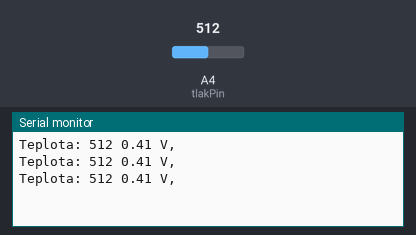
Bench run of a sketch on a simulated Arduino Uno, built with avr-gcc and run on an emulated ATmega328P. Shown: the last lines printed to the serial monitor. Inputs (shaded band) come from the test bench; at power-on: A4 (tlakPin) = 512.

Above: at 1.3 s.
1.4 s: A4 (tlakPin) set to 716
At 1.9 s:
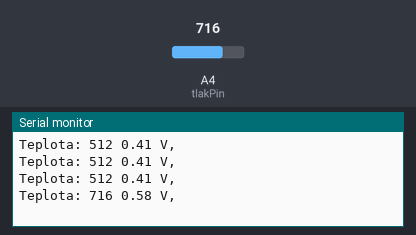
2.9 s: A4 (tlakPin) set to 900
At 3.4 s:
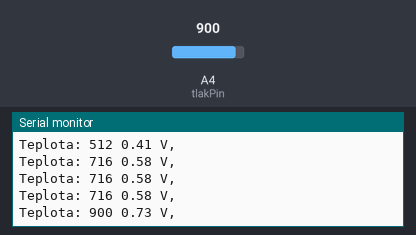
Timing chart, 0 to 5.9 s (numbered marks = the images above; inputs shaded):
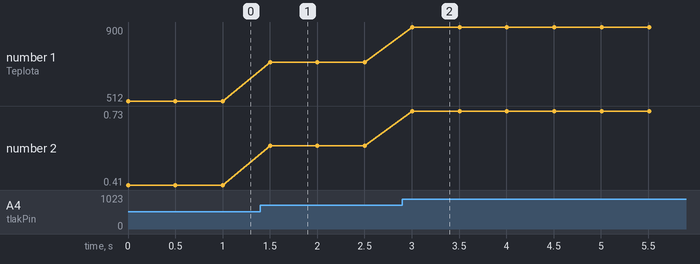

The sketch:

pressure_cooler.ino
```cpp
int tlakPin = 4;

int tlakRaw = 0;
float tlakV = 0;
float tlakOhm = 0;
float tlak = 0;


void setup() {
  // put your setup code here, to run once:
  Serial.begin(9600);
}

void loop() {
  // put your main code here, to run repeatedly:

  tlakRaw = analogRead(tlakPin);   //převodník
  tlakV = tlakRaw * 3.3 / 4095 ;     // realne napeti na pinu, ESP neumí od 0 ale od 0,1
  //teplotaOhm = teplotaV * 220 / (3.3 - teplotaV);// odpor čidla

  //***********rovnice dle excel, 2 typy, cela křivka + kolem 100°C

  // nastavení kolem 100 dává super hodnotu, doma asi 25, na vástupu asi 22, ta první 44
  //teplota1 = 418.47 * pow(teplotaOhm, -0.364);   //rovnice dle excel - celá křivka


  Serial.print( "Teplota: ");  Serial.print( tlakRaw); Serial.print( " ");
  Serial.print( tlakV); Serial.println( " V, ");
  //Serial.print( teplotaOhm); Serial.print( " Ohm, ");
  //Serial.print( teplota1); Serial.print( " stupne, ");
  //Serial.print( teplota2); Serial.println( " stupne ");

  delay(500);
}
```

Measured:
- after the input at 1.4 s, the serial monitor: prints a new line after 0.10 s (image 1)
- after the input at 2.9 s, the serial monitor: prints a new line after 0.11 s (image 2)
- plotted number 1: 512 → 716 after the input at 1.4 s, 716 → 900 after the input at 2.9 s
- plotted number 2: 0.41 → 0.58 after the input at 1.4 s, 0.58 → 0.73 after the input at 2.9 s
